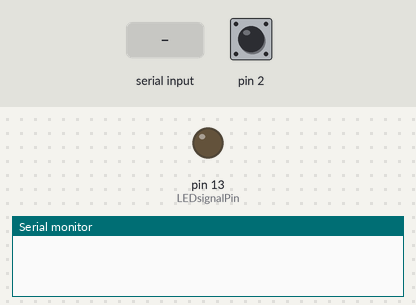
This sketch was run on a simulated Arduino Uno, built with avr-gcc and run on an emulated ATmega328P. On the bench: output pins drawn as LEDs (lit = HIGH), the last lines printed to the serial monitor. Dashed ring = blinking. Inputs (shaded band) come from the test bench; at power-on: pin 2 LOW.

Above: at 1.2 s.
1.3 s: pin 2 driven HIGH
2.8 s: "1" received over Serial
4.3 s: pin 2 pulsed LOW 5 times (0.12 s each, 0.3 s apart)
At 4.57 s:
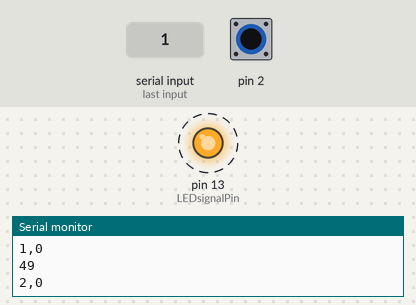
At 6.8 s:
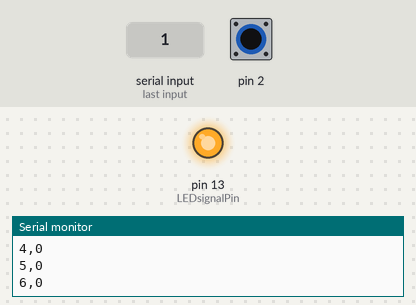
Timing chart, 0 to 8.3 s (numbered marks = the images above; inputs shaded):
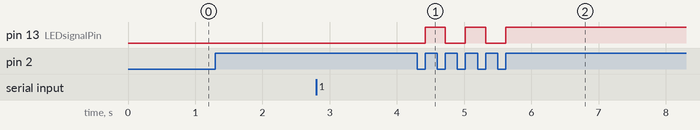

Measured:
- after the input at 4.3 s, pin 13 (LEDsignalPin): alternates HIGH for 0.30 s and LOW for 0.30 s, 5 changes in all, then stays HIGH, starting after 0.12 s

The sketch:

Oversampling_and_drop_counter.ino
```cpp
// (licence header left out)
#define BUFFER_SIZE 256 // For 14-bit ADC data

 volatile uint32_t result[BUFFER_SIZE];
 volatile uint32_t CurrentReading = 0;
 volatile int i = 0;
 volatile uint32_t sum = 0;

#define LEDsignalPin 13
volatile int state = HIGH;
int checkval = 0;
volatile int val = 0;

const int Preset_Drop_Delay_Time = 40;
volatile unsigned long dropdelaytime = 0;


 /*
  * ADC and Timer setup function
  *
  * Argument 1:  uint8_t channel must be between 0 and 7 (analog pins)
  * Argument 2:  int frequency must be integer from 1 to 600
  *
  */

  void setup()
  {
    Serial.begin(115200);
    attachInterrupt(0, blink, RISING);  // digital pin 2 = interrupt 0 for drop counter
    pinMode(LEDsignalPin, OUTPUT);
    pinMode(0, INPUT);
    setupADC(0, 30);  // Recording 14-bit data from analog pin 0 at 30 Hz
  }

  void setupADC(uint8_t channel, int frequency)
  {
    cli();
    ADMUX = channel | _BV(REFS0);
    ADCSRA |= _BV(ADPS2) | _BV(ADPS1) | _BV(ADPS0) | _BV(ADATE) | _BV(ADIE);
    ADCSRB |= _BV(ADTS2) | _BV(ADTS0);  //Compare Match B on counter 1
    TCCR1A = _BV(COM1B1);
    TCCR1B = _BV(CS11)| _BV(CS10) | _BV(WGM12);
    uint32_t clock = 250000;
    uint16_t counts = clock/(BUFFER_SIZE*frequency);
    OCR1B = counts;

    TIMSK1 = _BV(OCIE1B);
    ADCSRA |= _BV(ADEN) | _BV(ADSC);
    sei();
  }

  ISR(ADC_vect)
{
  result[i] = ADC;
  i=++i&(BUFFER_SIZE-1);
  for(int j=0;j<BUFFER_SIZE;j++)
  {
    sum+=result[j];
  }
  if(i==0)
  {
   /****DEAL WITH DATA HERE*****/
    sum = sum>>4;  // bit shift result back to 14-bit value
    CurrentReading = sum;
  }
  sum=0;
  TCNT1=0;
}
ISR(TIMER1_COMPB_vect)
{
}

void blink()
{
  if(abs(millis() - dropdelaytime) > Preset_Drop_Delay_Time)
  {
    val++;

    if (state == LOW){
      state = HIGH;
    } else {
      state = LOW;
    }
    dropdelaytime = millis();
    digitalWrite(LEDsignalPin, state);
  }
}

void loop()
{
  if (Serial.available()) {
    Serial.println(Serial.read());
  }
  if (checkval != val)
  {
     checkval = val;
     Serial.print(val);
     Serial.print(",");
     Serial.println(CurrentReading);
  }
}
```
